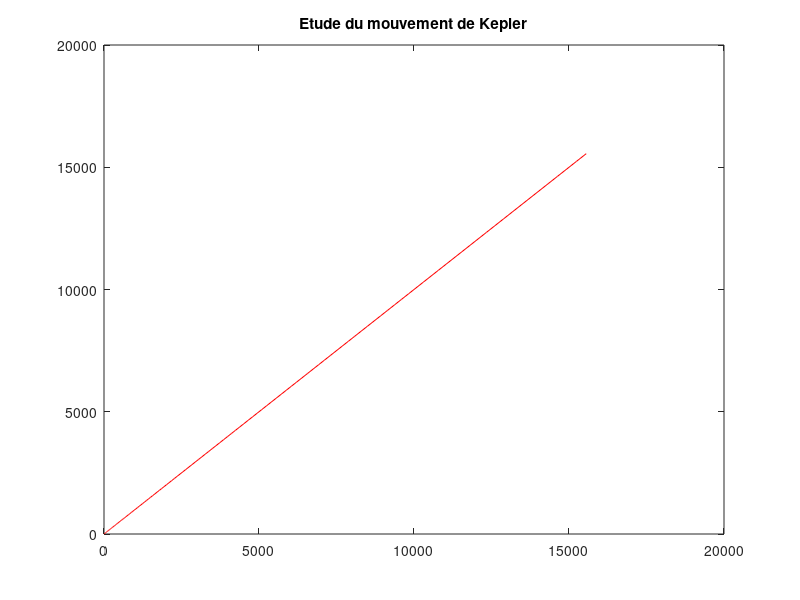

This chart was generated by the following MATLAB code:
clear variables;
close all;

T = 1;
a = 1;
GM = 4 * pi * a ^ 3 / T ^ 2;

y = [0.5,0,0,11.5]';
h = 0.25;
eps = 0.05;

Fx = @(y)(y(3));
Fy = @(y)(y(4));
Gx = @(y,GM)(-GM*y(1)/(y(1)^2+y(2)^2)^(3/2));
Gy = @(y,GM)(-GM*y(2)/(y(1)^2+y(2)^2)^(3/2));

t = 0;
xn = [];
yn = [];
tmax = 10;
compteur = [0,0];

while t <= tmax
    p_E = [y(1)+h*Fx(y),y(2)+h*Fy(y),y(3)+h*Gx(y,GM),y(4)+h*Gy(y,GM)];
    p_RK = [y(1)+h*Fx(y+p_E*h/2),y(2)+h*Fy(y+p_E*h/2),y(3)+h*Gx(y+p_E*h/2,GM),y(4)+h*Gy(y+p_E*h/2,GM)];

    delta = h/2*norm(p_E-p_RK);
    h = 0.95*h*sqrt(eps/delta);
    if delta<=eps
        xn = [xn,y(1)];
        yn = [yn,y(2)];
        t = t+h;
        y = y + h*p_RK;
        compteur(2) = compteur(2)+1;
    end
    compteur(1) = 1+compteur(1);
end

figure(1)
plot(xn,yn,'r')
title("Etude du mouvement de Kepler")
